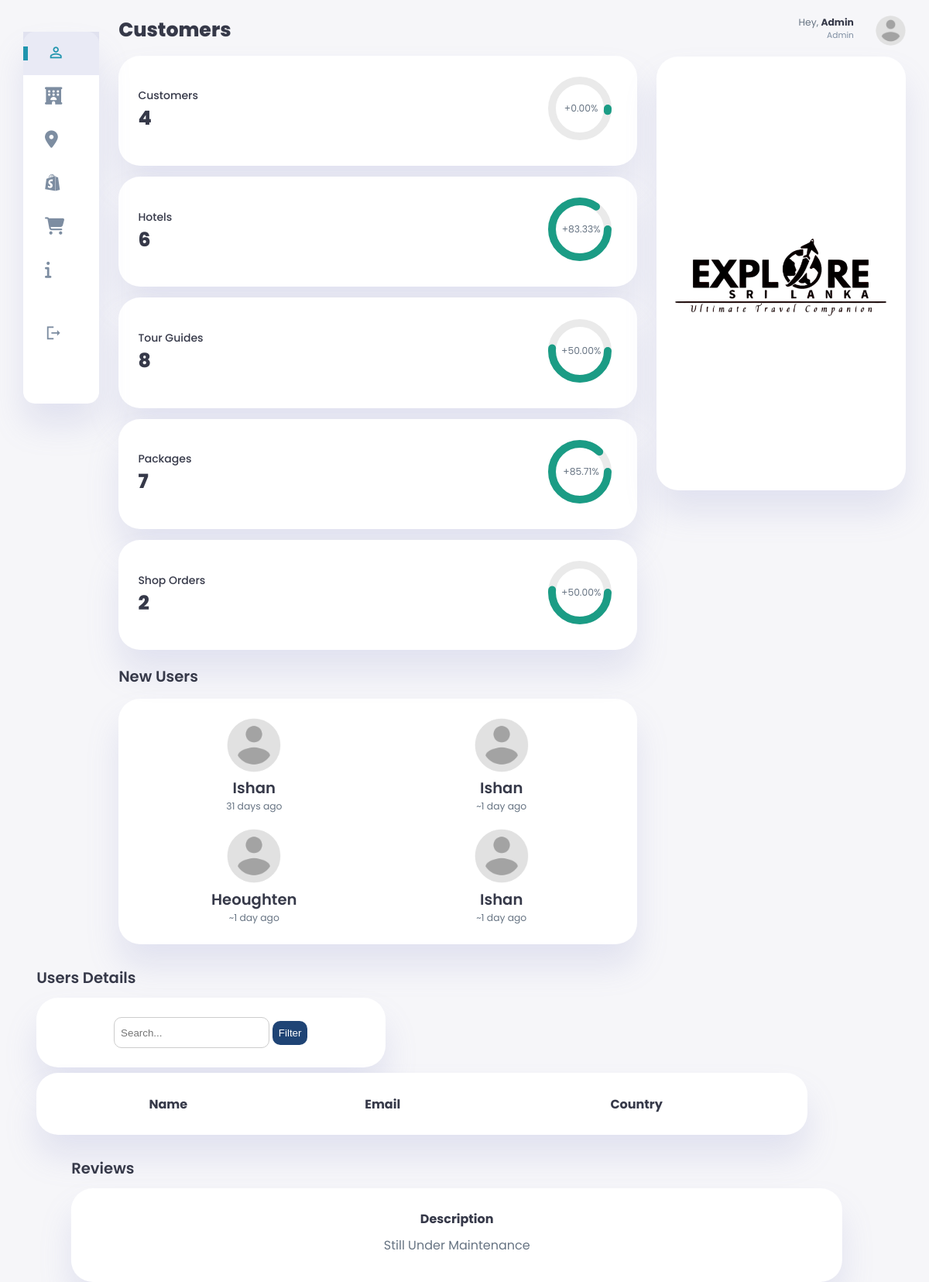
The page /dashboards/Admin/admin.index.php on the database its author committed.
### tables this page shows
CREATE TABLE `customers` (
  `customer_id` varchar(6) NOT NULL,
  `email` varchar(255) NOT NULL,
  `password` varchar(255) NOT NULL,
  `first_name` varchar(100) NOT NULL,
  `last_name` varchar(100) NOT NULL,
  `full_name` varchar(200) NOT NULL,
  `picture` varchar(255) DEFAULT NULL,
  `contact_number` varchar(20) DEFAULT NULL,
  `country` varchar(100) DEFAULT NULL,
  `verification_code` int(8) DEFAULT NULL,
  `email_verified_at` datetime DEFAULT NULL,
  `registered` date DEFAULT NULL
);

### dashboards/Admin/admin.index.php (the view, shortened to what this page needs)
<?php
include_once '../../config.php';
$conn = new mysqli($hostname, $username, $password, $database);
$sql = "SELECT COUNT(*) as usersLast30Days FROM customers WHERE registered >= DATE_SUB(NOW(), INTERVAL 30 DAY)";
$result = $conn->query($sql);
?>
<!DOCTYPE html>
<html lang="en">
<head>
    <link rel="stylesheet" href="https://cdnjs.cloudflare.com/ajax/libs/font-awesome/6.5.1/css/all.min.css" />
    <link rel="stylesheet" href="../../css/admin.style.css">
</head>
<body>
    <div class="container">
        <?php
        include 'Components/sidebar.php';
        ?>
        <main>
            <h1>Customers</h1>
            <div class="analyse">
                <div class="sales">
                    <div class="status">
                        <div class="info">
                            <h3>Customers</h3>
                            <h1 id="totalUsers">...</h1>
                        </div>
                        <div class="progresss">
                            <svg>
                                <circle cx="38" cy="38" r="36"></circle>
                                <circle class="progress-ring ring-customers" cx="38" cy="38" r="36" style="stroke-dashoffset: 0;"></circle>
                            </svg>
                            <div class="percentage">
                                <p id="percentChange">...</p>
                            </div>
                        </div>
                    </div>
                </div>
                <div class="visits">
                    <div class="status">
                        <div class="info">
                            <h3>Hotels</h3>
                            <h1 id="totalHotels">...</h1>
                        </div>
                        <div class="progresss">
                            <svg>
                                <circle cx="38" cy="38" r="36"></circle>
                                <circle class="progress-ring ring-hotels" cx="38" cy="38" r="36" style="stroke-dashoffset: 0;"></circle>
                            </svg>
                            <div class="percentage">
                                <p id="percentChangeHotels">...</p>
                            </div>
                        </div>
                    </div>
                </div>
                <div class="hotels">
                    <div class="status">
                        <div class="info">
                            <h3>Tour Guides</h3>
                            <h1 id="totalTourguides">...</h1>
                        </div>
                        <div class="progresss">
                            <svg>
                                <circle cx="38" cy="38" r="36"></circle>
                                <circle class="progress-ring ring-tourguides" cx="38" cy="38" r="36" style="stroke-dashoffset: 0;"></circle>
                            </svg>
                            <div class="percentage">
                                <p id="percentChangeTourguides">...</p>
                            </div>
                        </div>
                    </div>
                </div>
                <div class="tourguides">
                    <div class="status">
                        <div class="info">
                            <h3>Packages</h3>
                            <h1 id="totalPackagesBooked">...</h1>
                        </div>
                        <div class="progresss">
                            <svg>
                                <circle cx="38" cy="38" r="36"></circle>
                                <circle class="progress-ring ring-packages" cx="38" cy="38" r="36" style="stroke-dashoffset: 0;"></circle>
                            </svg>
                            <div class="percentage">
                                <p id="percentChangePackages">...</p>
                            </div>
                        </div>
                    </div>
                </div>
                <div class="searches">
                    <div class="status">
                        <div class="info">
                            <h3>Shop Orders</h3>
                            <h1 id="totalShopOrders">...</h1>
                        </div>
                        <div class="progresss">
                            <svg>
                                <circle cx="38" cy="38" r="36"></circle>
                                <circle class="progress-ring ring-shoporders" cx="38" cy="38" r="36" style="stroke-dashoffset: 0;"></circle>
                            </svg>
                            <div class="percentage">
                                <p id="percentChangeShopOrders">...</p>
                            </div>
                        </div>
                    </div>
                </div>
            </div>
            <div class="new-users">
                <h2>New Users</h2>
                <div class="user-list">
                    <?php
                    $sql = "SELECT * FROM customers ORDER BY registered DESC LIMIT 4";
                    $result = $conn->query($sql);
                    if ($result->num_rows > 0) {
                        while ($row = $result->fetch_assoc()) {
                            $registeredDate = new DateTime($row['registered']);
                            $today = new DateTime();
                            $interval = $registeredDate->diff($today);
                            $daysAgo = $interval->days;
                            if ($daysAgo == 0) {
                                $daysAgo = "~1 day ago";
                            } else {
                                $daysAgo = $daysAgo . " days ago";
                            }
                            $imagePath = file_exists('../../' . $row['picture']) ? '../../' . $row['picture'] : '../../images/users/avatar_placeholder.png';
                    ?>
                            <div class="user">
                                <img src="<?php echo $imagePath; ?>">
                                <h2><?php echo $row['first_name']; ?></h2>
                                <p><?php echo $daysAgo; ?></p>
                            </div>
                    <?php
                        }
                    }
                    ?>
                </div>
            </div>
            <div class="recent-user">
                <h2>Users Details</h2>
                <div class="search-bar">
                    <input type="text" id="searchInput" placeholder="Search...">
                    <button class="btn-primary" onclick="filterTable()">Filter</button>
                </div>
                <table>
                    <thead>
                        <tr>
                            <th>Name</th>
                            <th>Email</th>
                            <th>Country</th>
                        </tr>
                    </thead>
                </table>
                <div class="recent-user">
                    <h2>Reviews</h2>
                    <table>
                        <thead>
                            <tr>
                                <th>Description</th>
                            </tr>
                        </thead>
                        <tbody>
                            <tr>
                                <td>Still Under Maintenance</td>
                            </tr>
                        </tbody>
                    </table>
                </div>
        </main>
        <?php
        include 'Components/rightsection.php'
        ?>
    </div>
</body>
</html>

### css/admin.style.css (style rules this page uses)
:root { --color-primary: #2095ae; --color-danger: #2b5de5; --color-success: #1B9C85; --color-warning: #F7D060; --color-white: #fff; --color-info-dark: #7d8da1; --color-dark: #363949; --color-light: rgba(132, 139, 200, 0.18); --color-dark-variant: #677483; --color-background: #f6f6f9; --card-border-radius: 2rem; --border-radius-1: 0.4rem; --border-radius-2: 1.2rem; --card-padding: 1.8rem; --padding-1: 1.2rem; --box-shadow: 0 2rem 3rem var(--color-light); }
* { margin: 0; padding: 0; outline: 0; appearance: none; border: none; text-decoration: none; box-sizing: border-box; }
html { font-size: 14px; }
body { width: 100vw; height: 100vh; font-family: 'Poppins', sans-serif; font-size: 0.88rem; user-select: none; overflow-x: hidden; color: var(--color-dark); background-color: var(--color-background); }
img { display: block; width: 100%; object-fit: cover; }
h1 { font-weight: 800; font-size: 1.8rem; }
h2 { font-weight: 600; font-size: 1.4rem; }
h3 { font-weight: 500; font-size: 0.87rem; }
p { color: var(--color-dark-variant); }
.container { display: grid; width: 96%; margin: 0 auto; gap: 1.8rem; grid-template-columns: 12rem auto 23rem; }
main { margin-top: 1.4rem; }
main .analyse { display: grid; grid-template-columns: repeat(5, 1fr); gap: 1rem; }
main .analyse > div { background-color: var(--color-white); padding: var(--card-padding); border-radius: var(--card-border-radius); margin-top: 1rem; box-shadow: var(--box-shadow); cursor: pointer; transition: all 0.3s ease; }
main .analyse > div .status { display: flex; align-items: center; justify-content: space-between; }
main .analyse h3 { font-size: 1rem; }
main .analyse .progresss { position: relative; width: 92px; height: 92px; border-radius: 50%; }
main .analyse svg { width: 7rem; height: 7rem; }
main .analyse .progresss .percentage { position: absolute; top: -3px; left: -1px; display: flex; align-items: center; justify-content: center; height: 100%; width: 100%; }
main .new-users { margin-top: 1.3rem; }
main .new-users .user-list { background-color: var(--color-white); padding: var(--card-padding); border-radius: var(--card-border-radius); margin-top: 1rem; box-shadow: var(--box-shadow); display: flex; justify-content: space-around; flex-wrap: wrap; gap: 1.4rem; cursor: pointer; transition: all 0.3s ease; }
main .new-users .user-list .user { display: flex; flex-direction: column; align-items: center; justify-content: center; }
main .new-users .user-list .user img { width: 5rem; height: 5rem; margin-bottom: 0.4rem; border-radius: 50%; }
main .recent-user { margin-top: 1.3rem; }
main .recent-user h2 { margin-bottom: 0.8rem; }
main .recent-user table { background-color: var(--color-white); width: 100%; padding: var(--card-padding); text-align: center; box-shadow: var(--box-shadow); border-radius: var(--card-border-radius); transition: all 0.3s ease; }
main .recent-user table tbody td { height: 2.8rem; border-bottom: 1px solid var(--color-light); color: var(--color-dark-variant); }
main .recent-user table tbody tr:last-child td { border: none; }
.btn-primary { align-items:right; justify-content: right; text-decoration: none; border-radius: 10px; color: rgb(255, 255, 255); background: rgb(31, 68, 117); padding: 8px; margin: 1px; }
input[type="text"], input[type="email"], select, input[type="number"], input[type="qty"] { width: 50%; height: 40px; padding: 8px; border-radius: 10px; border: 1px solid #ccc; box-sizing: border-box; }
@media screen and (max-width: 1200px) { .container { width: 95%; grid-template-columns: 7rem auto 23rem; } }
@media screen and (max-width: 1200px) { main .analyse { grid-template-columns: 1fr; gap: 0; } }
@media screen and (max-width: 1200px) { main .new-users .user-list .user { flex-basis: 40%; } }
@media screen and (max-width: 1200px) { main .recent-user { width: 94%; position: absolute; left: 50%; transform: translateX(-50%); margin: 2rem 0 0 0.8rem; } }
@media screen and (max-width: 1200px) { main .recent-user table { width: 83vw; } }
.search-bar { background-color: var(--color-white); width: 40%; padding: var(--card-padding); text-align: center; box-shadow: var(--box-shadow); border-radius: var(--card-border-radius); transition: all 0.3s ease; margin-bottom: 0.5rem; }

### rows shown on the page
customers: first_name "Ishan", daysAgo "31 days ago"
customers: first_name "Ishan", daysAgo "~1 day ago"
customers: first_name "Heoughten", daysAgo "~1 day ago"
customers: first_name "Ishan", daysAgo "~1 day ago"
